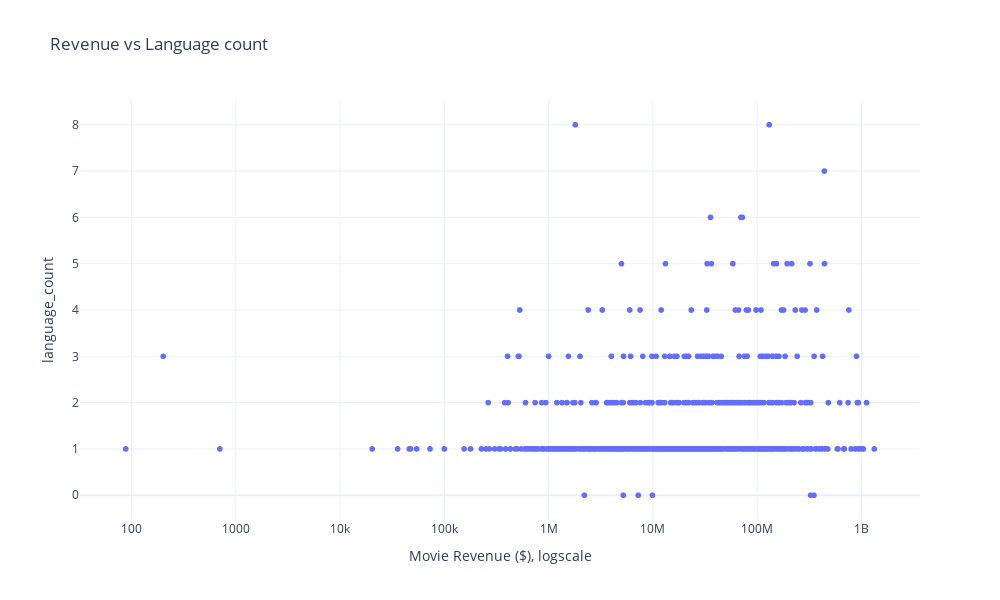

Here is the notebook cell this chart was saved with:
### Markdown cell above
## Number of languages per movie

### Code cell
# Function to count languages
def count_languages(entry):
    languages_dict = json.loads(entry)
    return len(languages_dict)

# Apply the function to the DataFrame
data['language_count'] = data['language'].apply(count_languages)

filtered = data[data['language_count']>1]
filtered[['language', 'language_count']]
data = data[data['revenue'] != 0]
print(len(data))
fig = px.scatter(
    data,
    x='revenue',
    y='language_count',
    hover_name='movie_name',
    title='Revenue vs Language count',
    labels={'revenue': 'Movie Revenue ($), logscale', 'normalized_rating_y': 'Normalized Book Rating'},
    template='plotly_white'
)

fig.update_layout(
    xaxis_type="log",
    width=1000, 
    height=600
)
fig.show()

### Figure 1 — Plotly figure (JSON) as saved in the notebook; plotly's stock layout.template omitted (floating-point values rounded to 4 significant figures; data arrays with more than 128 entries replaced by an {"elided": "..."} marker saying what was removed)
{"data": [{"hovertemplate": "<b>%{hovertext}</b><br><br>Movie Revenue ($), logscale=%{x}<br>language_count=%{y}<extra></extra>", "hovertext": {"elided": "1845 str values"}, "legendgroup": "", "marker": {"color": "#636efa", "symbol": "circle"}, "mode": "markers", "name": "", "showlegend": false, "type": "scattergl", "x": {"elided": "1845 int values"}, "xaxis": "x", "y": {"elided": "1845 int values"}, "yaxis": "y"}], "layout": {"height": 600, "legend": {"tracegroupgap": 0}, "title": {"text": "Revenue vs Language count"}, "width": 1000, "xaxis": {"anchor": "y", "domain": [0, 1], "title": {"text": "Movie Revenue ($), logscale"}, "type": "log"}, "yaxis": {"anchor": "x", "domain": [0, 1], "title": {"text": "language_count"}}}}
